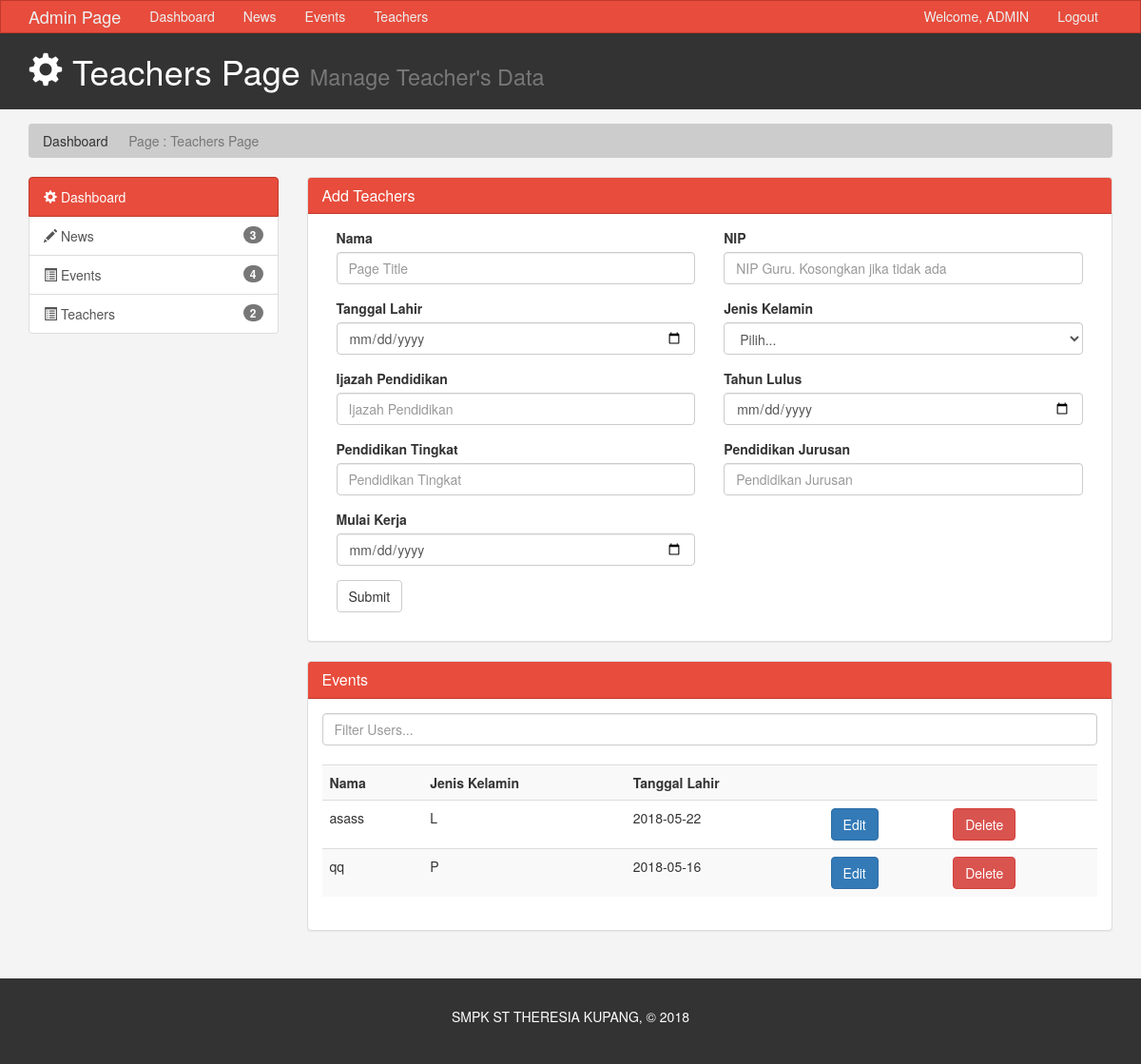
/index.php/admin/teachers, run on the app's committed database.
### tables this page shows
CREATE TABLE `dataguru` (
  `id` int(10) NOT NULL,
  `nama` varchar(50) NOT NULL,
  `nip` varchar(25) DEFAULT NULL,
  `tanggal_lahir` date NOT NULL,
  `jenis_kelamin` varchar(2) NOT NULL,
  `pendidikan_ijazah` varchar(15) NOT NULL,
  `pendidikan_tahun` date NOT NULL,
  `pendidikan_tingkat` varchar(15) DEFAULT NULL,
  `pendidikan_jurusan` varchar(15) NOT NULL,
  `mulai_kerja` date NOT NULL
);

### application/controllers/admin.php (called while the page is built, shortened)
<?php
class Admin extends CI_Controller{
	public function teachers(){
		$this->load->model('teacher_model');
		$data['teachersdata'] = $this->teacher_model->select_dataguru();
		$this->load->view('admin/teachers', $data);
	}
}
?>

### index.php (called while the page is built, shortened)
<?php
require_once BASEPATH.'core/CodeIgniter.php';

### application/models/Teacher_model.php (called while the page is built, shortened)
<?php
    class Teacher_model extends CI_Model
    {
        public function select_dataguru()
        {
            $query = $this->db->get('dataguru');
            return $query->result();
        }
    }
?>

### application/views/admin/teachers.php (the view, shortened to what this page needs)
<!DOCTYPE html>
<html lang="en">
  <head>
    <link href="<?php echo base_url(); ?>assets/admin/css/bootstrap.min.css" rel="stylesheet">
    <link href="<?php echo base_url(); ?>assets/admin/css/style.css" rel="stylesheet">
  </head>
  <body>
      <?php
          include ('header_admin.php');
      ?>
    <header id="header">
      <div class="container">
        <div class="row">
          <div class="col-md-10">
            <h1><span class="glyphicon glyphicon-cog" aria-hidden="true"></span> Teachers Page <small>Manage Teacher's Data</small></h1>
          </div>
          <div class="col-md-2">
            </div>
          </div>
        </div>
    </header>
    <section id="breadcrumb">
      <div class="container">
        <ol class="breadcrumb">
            <li><a href="<?php echo base_url(); ?>admin/home">Dashboard</a></li>
            <li class="active">Page : Teachers Page</li>
        </ol>
      </div>
    </section>
    <section id="main">
      <div class="container">
        <div class="row">
          <div class="col-md-3">
            <?php
                include ('left_dashboard.php');
            ?>
          </div>
          <div class="col-md-9">
            <?php
                if(!isset($dataguruEdit)){
                    echo "
                    <div id='add-event' class='panel panel-default'>
                        <div class='panel-heading main-color-bg'>
                          <h3 class='panel-title'>Add Teachers</h3>
                        </div>
                        <div class='panel-body'>
                            <form action='submitDataGuru' method='post'>
                            <div class='form-group col-md-6'>
                              <label>Nama</label>
                              <input type='text' name='nama' class='form-control' placeholder='Page Title' value=''>
                            </div>
                            <div class='form-group col-md-6'>
                              <label>NIP</label>
                              <input type='text' name='nip' class='form-control' placeholder='NIP Guru. Kosongkan jika tidak ada' value=''>
                            </div>
                            <div class='form-group col-md-6'>
                                <label>Tanggal Lahir</label>
                                <input class='form-control' name='tanggal_lahir' id='date' type='date'>
                            </div>
                            <div class='form-group col-md-6'>
                              <label>Jenis Kelamin</label>
                              <select class='form-control' name='jenis_kelamin'>
                                  <option value='' selected>Pilih...</option>
                                </select>
                            </div>
                            <div class='form-group col-md-6'>
                              <label>Ijazah Pendidikan</label>
                              <input type='text' name='pendidikan_ijazah' class='form-control' placeholder='Ijazah Pendidikan' value=''>
                            </div>
                            <div class='form-group col-md-6'>
                                <label>Tahun Lulus</label>
                                <input class='form-control' name='pendidikan_tahun' id='date' type=date>
                            </div>
                            <div class='form-group col-md-6'>
                              <label>Pendidikan Tingkat</label>
                              <input type='text' name='pendidikan_tingkat' class='form-control' placeholder='Pendidikan Tingkat' value=''>
                            </div>
                            <div class='form-group col-md-6'>
                              <label>Pendidikan Jurusan</label>
                              <input type='text' name='pendidikan_jurusan' class='form-control' placeholder='Pendidikan Jurusan' value=''>
                            </div>
                            <div class='form-group col-md-6'>
                                <label>Mulai Kerja</label>
                                <input class='form-control' name='mulai_kerja' id='date' type='date'>
                            </div>
                            <div class='form-group col-md-9'>
                                <input type='submit' class='btn btn-default' value='Submit'>
                            </div>
                          </form>
                        </div>
                    </div>
                    ";
                }
             ?>
              <div class="panel panel-default">
                <div class="panel-heading main-color-bg">
                  <h3 class="panel-title">Events</h3>
                </div>
                <div class="panel-body">
                  <div class="row">
                        <div class="col-md-12">
                            <input class="form-control" type="text" placeholder="Filter Users...">
                        </div>
                  </div>
                  <br>
                  <table class="table table-striped table-hover">
                        <tr>
                          <th>Nama</th>
                          <th>Jenis Kelamin</th>
                          <th>Tanggal Lahir</th>
                          <th></th>
                          <th></th>
                        </tr>
                        <?php
    						if (isset($teachersdata)) {
    							foreach ($teachersdata as $teacherdata) {
    								echo "
                                    <tr>
                                        <td>$teacherdata->nama</td>
                                        <td>$teacherdata->jenis_kelamin</td>
                                        <td>$teacherdata->tanggal_lahir</td>
                                        <form action='teachers' method='post'>
                                            <input hidden type='text' name='edit-id' value='$teacherdata->id'>
                                            <td><input type='submit' class='btn btn-primary' value='Edit'></td>
                                        </form>
                                        <form action='deleteDataGuru' method='post'>
                                            <input hidden type='text' name='edit-id' value='$teacherdata->id'>
                                            <td><input type='submit' class='btn btn-danger' value='Delete'></td>
                                        </form>
                                    </tr>
    								";
    							}
    						}
    					?>
                      </table>
                </div>
                </div>
          </div>
        </div>
      </div>
    </section>
    <footer id="footer">
      <p>SMPK ST THERESIA KUPANG, &copy; 2018</p>
    </footer>
  </body>
</html>

### assets/admin/css/style.css (style rules this page uses)
body { background:#f4f4f4; }
.main-color-bg { background-color: #e74c3c !important; border-color: #c0392b !important; color:#ffffff !important; }
#header { background:#333333; color:#ffffff; padding-bottom: 10px; margin-bottom: 15px; }
.breadcrumb { background:#cccccc; color:#333333; }
.breadcrumb a { color:#333333; }
#footer { background:#333333; color:#ffffff; text-align:center; padding:30px; margin-top:30px; }

### data on the page
dataguru: nama "asass", jenis_kelamin "L", tanggal_lahir "2018-05-22"
dataguru: nama "qq", jenis_kelamin "P", tanggal_lahir "2018-05-16"

### other printed values
$this->db->count_all('info') "3"
$this->db->count_all('event') "4"
$this->db->count_all('dataguru') "2"
